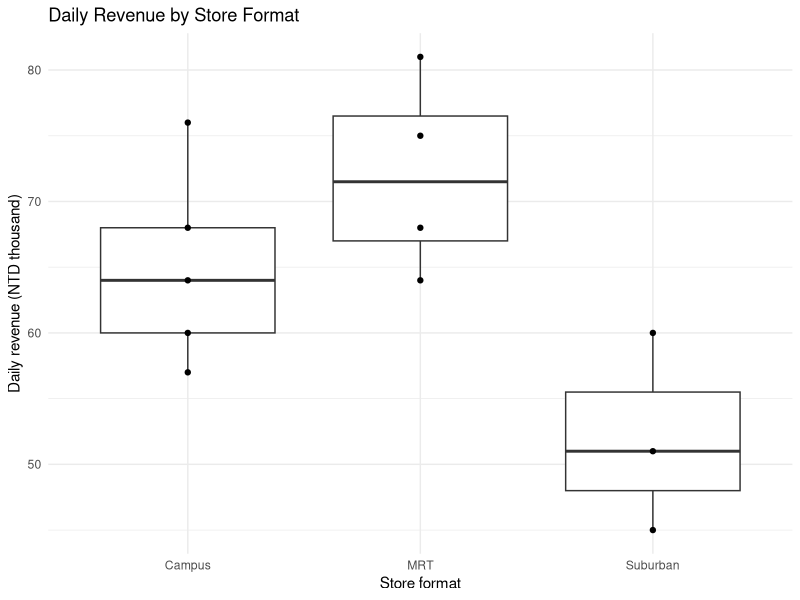
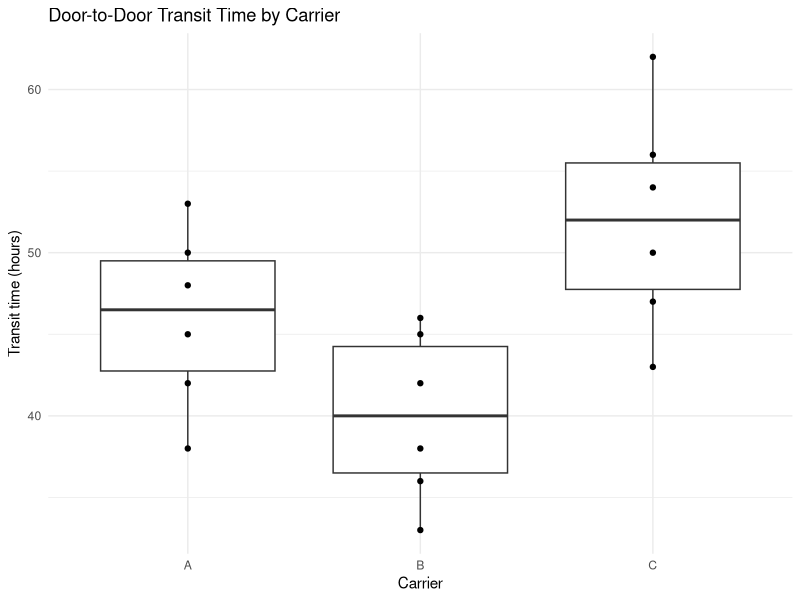
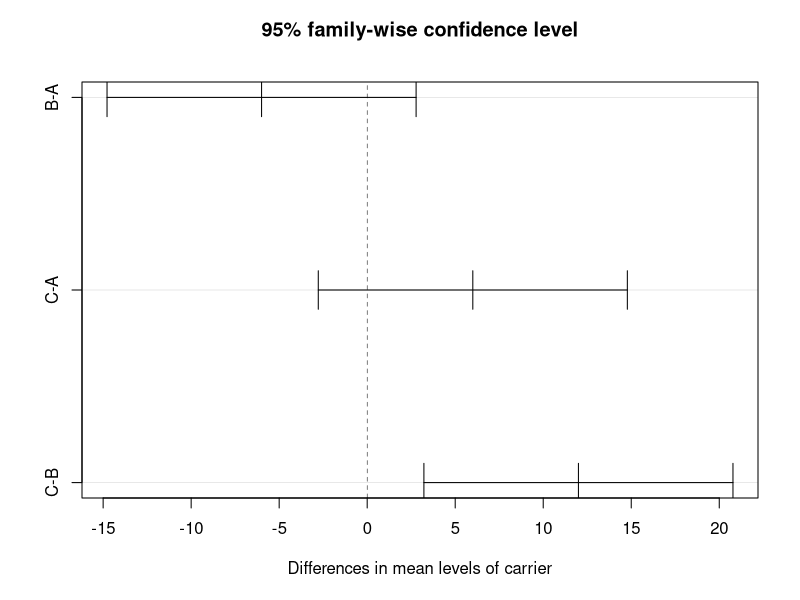
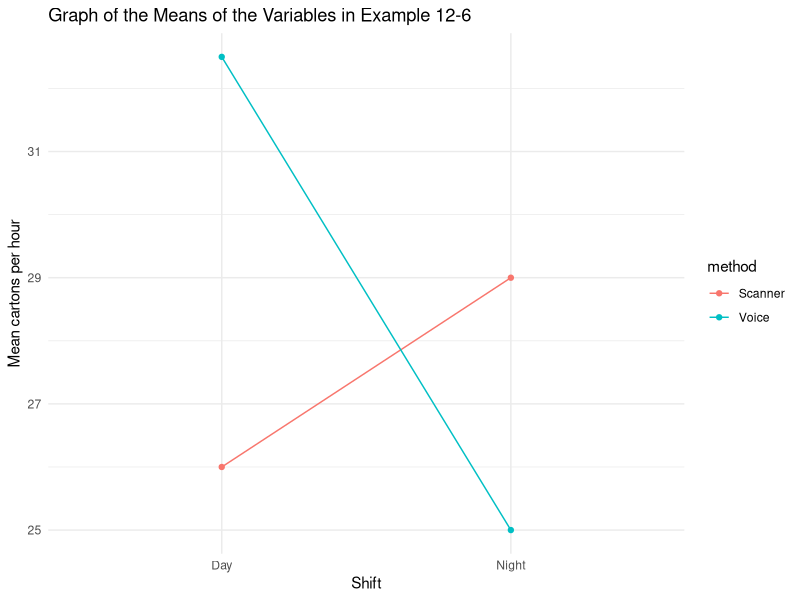
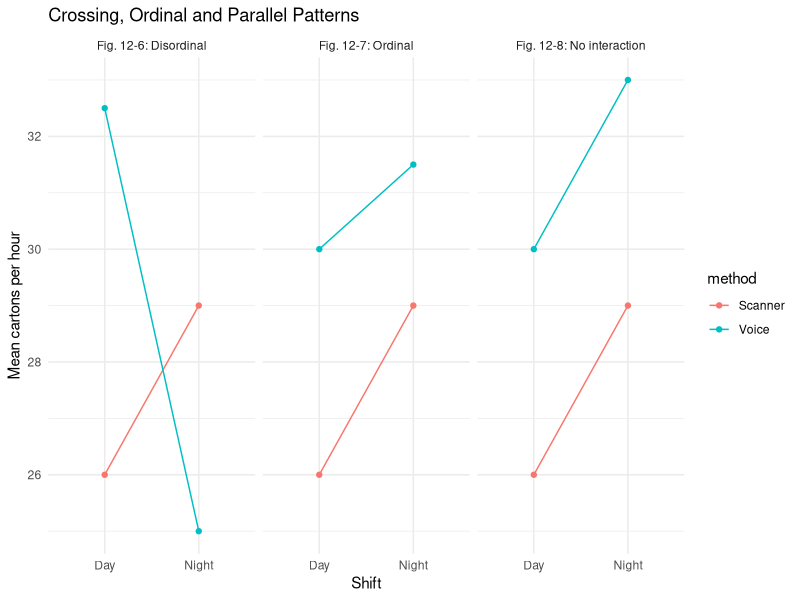

Generate these figures, in order, with R:
## ---- chunk 1
library(tidyverse)
theme_set(theme_minimal())
knitr::opts_chunk$set(echo = TRUE, warning = FALSE, message = FALSE)
## ---- chunk 2
qf(0.95, df1 = 2, df2 = 9)   # Table A-7 rounds this value to 4.26
## ---- chunk 3
mrt_kiosks <- c(81, 75, 68, 64)
campus     <- c(76, 68, 64, 60, 57)
suburban   <- c(60, 51, 45)

mean(mrt_kiosks)
mean(campus)
mean(suburban)
var(mrt_kiosks)
var(campus)
var(suburban)
mean(c(mrt_kiosks, campus, suburban))
## ---- chunk 4
between_var <- (4 * (72 - 64.08333)^2 + 5 * (65 - 64.08333)^2 +
                3 * (52 - 64.08333)^2) / (3 - 1)
within_var  <- ((4 - 1) * 56.66667 + (5 - 1) * 55 + (3 - 1) * 57) /
               ((4 - 1) + (5 - 1) + (3 - 1))

between_var
within_var
between_var / within_var
## ---- chunk 5
revenue <- data.frame(
  daily_revenue = c(mrt_kiosks, campus, suburban),
  store_format  = rep(c("MRT", "Campus", "Suburban"), times = c(4, 5, 3))
)

summary(aov(daily_revenue ~ store_format, data = revenue))
## ---- chunk 6
1 - pf(6.187, df1 = 2, df2 = 9)
## ---- chunk 7
ggplot(revenue, aes(store_format, daily_revenue)) +
  geom_boxplot() +
  geom_point() +
  labs(title = "Daily Revenue by Store Format",
       x = "Store format", y = "Daily revenue (NTD thousand)")
## ---- chunk 8
qf(0.95, df1 = 2, df2 = 15)   # Table A-7 rounds this value to 3.68
## ---- chunk 9
carrier_a <- c(53, 50, 48, 45, 42, 38)
carrier_b <- c(46, 45, 42, 38, 36, 33)
carrier_c <- c(62, 56, 54, 50, 47, 43)

mean(carrier_a)
mean(carrier_b)
mean(carrier_c)
var(carrier_a)
var(carrier_b)
var(carrier_c)
mean(c(carrier_a, carrier_b, carrier_c))
## ---- chunk 10
between_var <- (6 * (46 - 46)^2 + 6 * (40 - 46)^2 + 6 * (52 - 46)^2) / (3 - 1)
within_var  <- (5 * 30 + 5 * 26.8 + 5 * 46) / (5 + 5 + 5)

between_var
within_var
between_var / within_var
## ---- chunk 11
transit <- data.frame(
  transit_hours = c(carrier_a, carrier_b, carrier_c),
  carrier       = rep(c("A", "B", "C"), each = 6)
)
transit_aov <- aov(transit_hours ~ carrier, data = transit)

summary(transit_aov)
## ---- chunk 12
ggplot(transit, aes(carrier, transit_hours)) +
  geom_boxplot() +
  geom_point() +
  labs(title = "Door-to-Door Transit Time by Carrier",
       x = "Carrier", y = "Transit time (hours)")
## ---- chunk 13
(72 - 65)^2 / (56 * (1 / 4 + 1 / 5))
(72 - 52)^2 / (56 * (1 / 4 + 1 / 3))
(65 - 52)^2 / (56 * (1 / 5 + 1 / 3))
(3 - 1) * qf(0.95, df1 = 2, df2 = 9)
## ---- chunk 14
(46 - 40) / sqrt(34.267 / 6)
(46 - 52) / sqrt(34.267 / 6)
(40 - 52) / sqrt(34.267 / 6)
qtukey(0.95, nmeans = 3, df = 15)   # Table A-9 rounds this value to 3.67
## ---- chunk 15
TukeyHSD(transit_aov)
## ---- chunk 16
plot(TukeyHSD(transit_aov))
## ---- chunk 17
t_stat  <- c((72 - 65) / sqrt(56 * (1 / 4 + 1 / 5)),
             (72 - 52) / sqrt(56 * (1 / 4 + 1 / 3)),
             (65 - 52) / sqrt(56 * (1 / 5 + 1 / 3)))
p_value <- 2 * (1 - pt(t_stat, 9))

t_stat
p_value
3 * p_value
## ---- chunk 18
pairwise.t.test(revenue$daily_revenue, revenue$store_format,
                p.adjust.method = "bonferroni")
## ---- chunk 19
qf(0.95, df1 = 1, df2 = 4)   # Table A-7 rounds this value to 7.71
## ---- chunk 20
picking <- data.frame(
  cartons_per_hour = c(26.6, 25.4, 29.7, 28.3, 33.1, 31.9, 25.7, 24.3),
  method = rep(c("Scanner", "Voice"), each = 4),
  shift  = rep(c("Day", "Day", "Night", "Night"), times = 2)
)

summary(aov(cartons_per_hour ~ method * shift, data = picking))
## ---- chunk 21
cell_means <- aggregate(cartons_per_hour ~ method + shift,
                        data = picking, FUN = mean)
cell_means
## ---- chunk 22
ggplot(cell_means, aes(shift, cartons_per_hour,
                       color = method, group = method)) +
  geom_line() +
  geom_point() +
  labs(title = "Graph of the Means of the Variables in Example 12-6",
       x = "Shift", y = "Mean cartons per hour")
## ---- chunk 23
patterns <- data.frame(
  pattern   = rep(c("Fig. 12-6: Disordinal", "Fig. 12-7: Ordinal",
                    "Fig. 12-8: No interaction"), each = 4),
  method    = rep(c("Scanner", "Scanner", "Voice", "Voice"), times = 3),
  shift     = rep(c("Day", "Night"), times = 6),
  mean_rate = c(26.0, 29.0, 32.5, 25.0,
                26.0, 29.0, 30.0, 31.5,
                26.0, 29.0, 30.0, 33.0)
)
## ---- chunk 24
ggplot(patterns, aes(shift, mean_rate, color = method, group = method)) +
  geom_line() +
  geom_point() +
  facet_wrap(~ pattern) +
  labs(title = "Crossing, Ordinal and Parallel Patterns",
       x = "Shift", y = "Mean cartons per hour")
